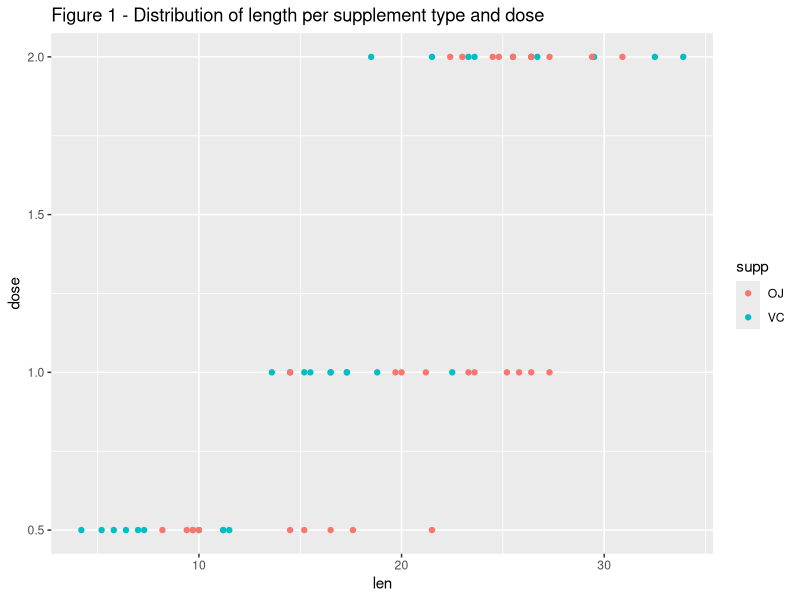

Reproduce this figure in R.
## ---- chunk 1
library(datasets)

library(ggplot2) # auxiliry libraries added
library(plyr)

## shows clusters
ggplot(data=ToothGrowth, aes(x=len, y=dose, group=supp, colour=supp)) +
    geom_point() + ggtitle("Figure 1 - Distribution of length per supplement type and dose") 

## ---- chunk 2
tg <- ToothGrowth
tg$dose <- factor(tg$dose)
tg$supp <- factor(tg$supp)

summary(tg)

table(tg[,c("supp", "dose")])
## ---- chunk 3
calc_interval <- function(x, conf) {
    quantile <- 1-(1-conf)/2
    n <- length(x)
    sd <- sd(x)
    m <- mean(x)
    interval <- (m+c(-1,1)*qnorm(quantile)*sd)    
    list(quantile=quantile, n=n, sd=sd, m=m, interval=interval)
} 

confidence <- 0.95 
## ---- chunk 4
for (supp in levels(tg$supp)) {
    x <- tg[tg$supp==supp,"len"]
    l <- calc_interval(x, confidence)
    print(sprintf("Supplement: %s, mean: %f, sd: %f, size: %d, range:[%f, %f]", supp, l$m, l$sd, l$n, l$interval[1], l$interval[2]))
}
## ---- chunk 5
for (dose in levels(tg$dose)) {
    x <- tg[tg$dose==dose,"len"]
    l <- calc_interval(x, confidence)
    print(sprintf("Dosage: %s mg, mean: %f, sd: %f, size: %d, range:[%f, %f]", dose, l$m, l$sd, l$n, l$interval[1], l$interval[2]))
}
## ---- chunk 6
for (dose in levels(tg$dose)) {
    for (supp in levels(tg$supp)) {
        x <- tg[tg$supp==supp & tg$dose==dose,"len"]
        l <- calc_interval(x, confidence)
        print(sprintf("Supplement:%s, Dosage: %s mg, mean: %f, sd: %f, size: %d, range:[%f, %f]", supp, dose, l$m, l$sd, l$n, l$interval[1], l$interval[2]))
    }
}
